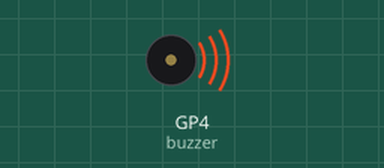
The program below on a simulated Raspberry Pi Pico running MicroPython. Shown: buzzer (waves = sounding). At 6.0 s the program stops and its outputs stay as they are.

Above: at 0.5 s.
Timing chart, 0 to 3.5 s (numbered marks = the images above):
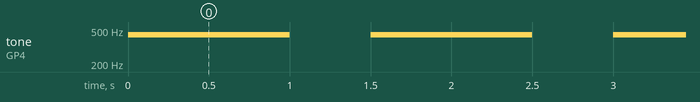

The program:

BuzzerBeep.py
```python
# picozero 패키지에서 Speaker 임포트하여 부저 제어
from picozero import Speaker
# time 모듈에서 sleep 함수를 임포트하여 시간 지연 사용
from time import sleep

# Buzzer 객체 생성, GPIO 4번 핀에 연결된 부저를 제어
buzzer = Speaker(4)

# 부저가 비프음을 울리도록 설정
# on_time: 부저가 켜져 있는 시간 (초 단위)
# off_time: 부저가 꺼져 있는 시간 (초 단위)
# n: 비프음의 반복 횟수
# wait: True일 경우, 모든 비프음이 재생될 때까지 대기
buzzer.beep(on_time=1, off_time=0.5, n=4, wait=1)

# 부저 자원 정리
buzzer.close()
```

Measured:
- by itself, tone on GP4 (buzzer): alternates 440 Hz for 1.0 s and silent for 0.50 s, 8 changes in all, then stays silent
